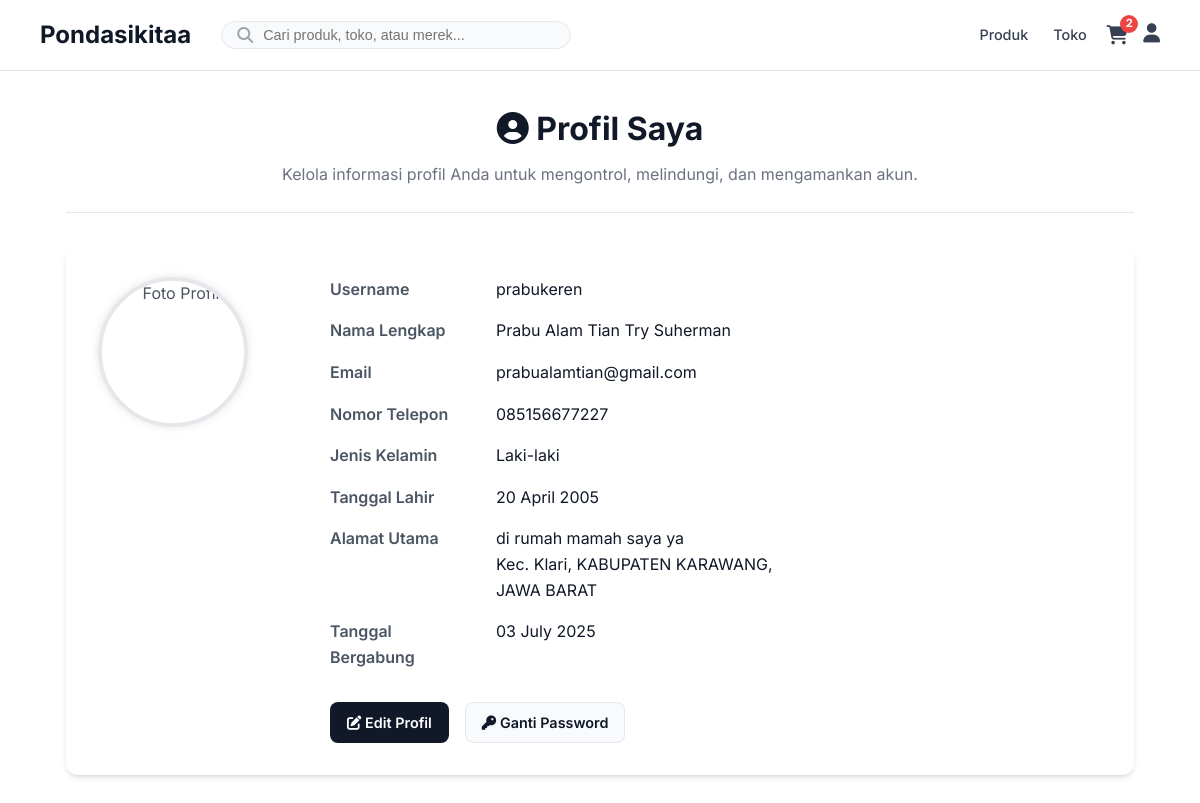
Page /app_customer/pages/profil.php (signed in) on the committed database.
### tables this page shows
CREATE TABLE `tb_user` (
  `id` int(11) NOT NULL,
  `username` varchar(50) NOT NULL,
  `password` varchar(255) DEFAULT NULL,
  `google_id` varchar(255) DEFAULT NULL,
  `nama` varchar(255) NOT NULL,
  `email` varchar(100) NOT NULL,
  `no_telepon` varchar(20) DEFAULT NULL,
  `jenis_kelamin` enum('Laki-laki','Perempuan') DEFAULT NULL,
  `tanggal_lahir` date DEFAULT NULL,
  `alamat` text DEFAULT NULL,
  `profile_picture_url` varchar(255) DEFAULT NULL,
  `level` enum('admin','seller','customer','bot') NOT NULL,
  `is_verified` tinyint(1) NOT NULL DEFAULT 0,
  `is_banned` tinyint(1) NOT NULL DEFAULT 0,
  `created_at` timestamp NOT NULL DEFAULT current_timestamp(),
  `updated_at` timestamp NULL DEFAULT NULL ON UPDATE current_timestamp(),
  `reset_token` varchar(255) DEFAULT NULL,
  `reset_token_expires_at` datetime DEFAULT NULL,
  `is_online` tinyint(1) NOT NULL DEFAULT 0,
  `last_activity` timestamp NULL DEFAULT NULL
);

CREATE TABLE `tb_user_alamat` (
  `id` int(11) NOT NULL,
  `user_id` int(11) NOT NULL,
  `label_alamat` varchar(50) NOT NULL,
  `nama_penerima` varchar(100) NOT NULL,
  `telepon_penerima` varchar(20) NOT NULL,
  `alamat_lengkap` text NOT NULL,
  `province_id` int(10) UNSIGNED DEFAULT NULL,
  `city_id` int(10) UNSIGNED DEFAULT NULL,
  `district_id` int(10) UNSIGNED DEFAULT NULL,
  `kode_pos` varchar(10) DEFAULT NULL,
  `is_utama` tinyint(1) NOT NULL DEFAULT 0
);

CREATE TABLE `districts` (
  `id` int(10) UNSIGNED NOT NULL,
  `city_id` int(10) UNSIGNED NOT NULL,
  `name` varchar(255) NOT NULL
);

CREATE TABLE `cities` (
  `id` int(10) UNSIGNED NOT NULL,
  `province_id` int(10) UNSIGNED NOT NULL,
  `name` varchar(255) NOT NULL
);

CREATE TABLE `provinces` (
  `id` int(10) UNSIGNED NOT NULL,
  `name` varchar(255) NOT NULL
);

### app_customer/pages/profil.php (the view, shortened to what this page needs)
<?php
require_once __DIR__ . '/../../config/koneksi.php';
$user_id = $_SESSION['user']['id'];
$stmt_user = $koneksi->prepare("SELECT * FROM tb_user WHERE id = ?");
$stmt_user->bind_param("i", $user_id);
$stmt_user->execute();
$result_user = $stmt_user->get_result();
$user = $result_user->fetch_assoc();
$alamat_lengkap_formatted = "-";
$stmt_alamat = $koneksi->prepare("
    SELECT
        ua.alamat_lengkap,
        ua.kode_pos,
        d.name AS district_name,
        c.name AS city_name,
        p.name AS province_name
    FROM
        tb_user_alamat ua
    LEFT JOIN
        districts d ON ua.district_id = d.id
    LEFT JOIN
        cities c ON ua.city_id = c.id
    LEFT JOIN
        provinces p ON ua.province_id = p.id
    WHERE
        ua.user_id = ? AND ua.is_utama = 1
");
$stmt_alamat->bind_param("i", $user_id);
$stmt_alamat->execute();
$result_alamat = $stmt_alamat->get_result();
if ($alamat_utama = $result_alamat->fetch_assoc()) {
    $alamat_lengkap_formatted =
        htmlspecialchars($alamat_utama['alamat_lengkap']) . '<br>' .
        'Kec. ' . htmlspecialchars($alamat_utama['district_name'] ?? 'Tidak Diketahui') . ', ' .
        htmlspecialchars($alamat_utama['city_name'] ?? 'Tidak Diketahui') . ',<br>' .
        htmlspecialchars($alamat_utama['province_name'] ?? 'Tidak Diketahui') .
        (!empty($alamat_utama['kode_pos']) ? ', ' . htmlspecialchars($alamat_utama['kode_pos']) : '');
}
?>
<!DOCTYPE html>
<html lang="id">
<head>
    <link rel="stylesheet" href="https://cdnjs.cloudflare.com/ajax/libs/font-awesome/6.5.0/css/all.min.css">
    <link rel="stylesheet" href="/assets/css/theme.css">
    <link rel="stylesheet" href="/assets/css/navbar_style.css">
    <link rel="stylesheet" href="/assets/css/profil_style.css">
</head>
<body>
<?php include __DIR__ . '/partials/navbar.php';  ?>
<div class="profile-container">
    <div class="profile-header">
        <h2><i class="fa-solid fa-user-circle"></i> Profil Saya</h2>
        <p>Kelola informasi profil Anda untuk mengontrol, melindungi, dan mengamankan akun.</p>
    </div>
    <div class="profile-card">
        <div class="profile-picture-section">
            <img src="/assets/uploads/avatars/<?= htmlspecialchars($user['profile_picture_url'] ?? 'default-avatar.png') ?>"
                 alt="Foto Profil"
                 class="profile-picture"
                 onerror="this.onerror=null;this.src='/assets/uploads/avatars/default-avatar.png';">
        </div>
        <div class="profile-details-section">
            <dl class="profile-details-list">
                <dt>Username</dt>
                <dd><?= htmlspecialchars($user['username']) ?></dd>
                <dt>Nama Lengkap</dt>
                <dd><?= htmlspecialchars($user['nama'] ?? '-') ?></dd>
                <dt>Email</dt>
                <dd><?= htmlspecialchars($user['email'] ?? '-') ?></dd>
                <dt>Nomor Telepon</dt>
                <dd><?= htmlspecialchars($user['no_telepon'] ?? '-') ?></dd>
                <dt>Jenis Kelamin</dt>
                <dd><?= htmlspecialchars($user['jenis_kelamin'] ?? '-') ?></dd>
                <dt>Tanggal Lahir</dt>
                <dd><?= !empty($user['tanggal_lahir']) ? date('d F Y', strtotime($user['tanggal_lahir'])) : '-' ?></dd>
                <dt>Alamat Utama</dt>
                <dd><?= $alamat_lengkap_formatted ?></dd>
                <dt>Tanggal Bergabung</dt>
                <dd><?= date('d F Y', strtotime($user['created_at'])) ?></dd>
            </dl>
            <div class="profile-actions">
                <a href="crud_profil/edit_profil.php" class="btn btn-primary"><i class="fa-solid fa-pen-to-square"></i> Edit Profil</a>
                <a href="crud_profil/ganti_password.php" class="btn btn-secondary"><i class="fa-solid fa-key"></i> Ganti Password</a>
            </div>
        </div>
    </div>
</div>
</body>
</html>

### app_customer/pages/partials/navbar.php (shortened to what this page needs)
<?php
require_once __DIR__ . '/../../../config/koneksi.php';
$is_logged_in = isset($_SESSION['user']['logged_in']) && $_SESSION['user']['logged_in'] === true;
$user_level = $is_logged_in ? $_SESSION['user']['level'] : 'guest';
$user_id = $is_logged_in ? $_SESSION['user']['id'] : null;
$total_item_keranjang = 0;
if ($is_logged_in && $user_level !== 'admin' && $user_id !== null) {
    $stmt = $koneksi->prepare("SELECT SUM(jumlah) as total FROM tb_keranjang WHERE user_id = ?");
    if ($stmt) {
        $stmt->bind_param("i", $user_id);
        $stmt->execute();
        $result = $stmt->get_result();
        $data = $result->fetch_assoc();
        $total_item_keranjang = $data['total'] ?? 0;
    }
}
?>
<header class="navbar-fixed">
    <div class="navbar-container">
        <div class="navbar-left">
            <a href="/index.php" class="navbar-logo">
                <h3>Pondasikitaa</h3>
            </a>
            <form action="../search.php" method="GET" class="search-bar">
                <i class="fas fa-search"></i>
                <input type="text" name="query" placeholder="Cari produk, toko, atau merek...">
            </form>
        </div>
        <nav class="navbar-right">
            <ul class="nav-links js-nav-links">
                <li><a href="../pages/produk.php" class="nav-link">Produk</a></li>
                <li><a href="../pages/semua_toko.php" class="nav-link">Toko</a></li>
            </ul>
            <div class="nav-actions">
                <a href="keranjang.php" class="action-btn cart-btn">
                    <i class="fas fa-shopping-cart"></i>
                    <?php if ($total_item_keranjang > 0): ?>
                        <span class="cart-badge"><?= htmlspecialchars($total_item_keranjang) ?></span>
                    <?php endif; ?>
                </a>
                <?php if ($is_logged_in): ?>
                    <div class="dropdown js-dropdown">
                        <button class="action-btn profile-btn">
                            <i class="fas fa-user"></i>
                        </button>
                    </div>
                <?php else:  ?>
                    <a href="/auth/login_customer.php" class="btn btn-secondary">Masuk</a>
                    <a href="/auth/register_customer.php" class="btn btn-primary">Daftar</a>
                <?php endif; ?>
            </div>
        </nav>
    </div>
</header>

### assets/css/theme.css (style rules this page uses)
:root { --primary-color: #1a1a1a; --secondary-color: #4B5563; --background-color: #FFFFFF; --surface-color: #F9FAFB; --border-color: #E5E7EB; --accent-color: #007BFF; --error-color: #EF4444; --font-family: 'Inter', sans-serif; --border-radius: 8px; --box-shadow: 0 4px 6px -1px rgba(0, 0, 0, 0.1), 0 2px 4px -2px rgba(0, 0, 0, 0.1); }
* { box-sizing: border-box; margin: 0; padding: 0; }
body { font-family: var(--font-family); background-color: var(--background-color); color: var(--secondary-color); line-height: 1.6; }
a { text-decoration: none; color: var(--primary-color); transition: color 0.3s ease; }
img { max-width: 100%; height: auto; display: block; }
.btn-primary { background-color: var(--primary-color); color: var(--background-color); padding: 12px 24px; border-radius: var(--border-radius); font-weight: 600; display: inline-block; transition: all 0.3s ease; border: 2px solid transparent; }

### assets/css/navbar_style.css (style rules this page uses)
:root { --navbar-bg: #FFFFFF; --navbar-surface: #F9FAFB; --navbar-border: #E5E7EB; --navbar-text-primary: #111827; --navbar-text-secondary: #374151; --navbar-accent: #4F46E5; --navbar-error: #EF4444; }
.navbar-fixed { background-color: var(--navbar-bg); border-bottom: 1px solid var(--navbar-border); padding: 0 40px; position: sticky; top: 0; z-index: 999; width: 100%; }
.navbar-container { display: flex; justify-content: space-between; align-items: center; height: 70px; max-width: 1400px; margin: 0 auto; }
.navbar-left { display: flex; align-items: center; gap: 30px; }
.navbar-logo h3 { font-size: 1.5rem; font-weight: 700; color: var(--navbar-text-primary); }
a { text-decoration: none; }
.search-bar { display: flex; align-items: center; background-color: var(--navbar-surface); border: 1px solid var(--navbar-border); border-radius: 25px; padding: 5px 15px; width: 350px; }
.search-bar i { color: #9CA3AF; margin-right: 10px; }
.search-bar input { border: none; background: transparent; outline: none; width: 100%; font-size: 0.9rem; }
.navbar-right { display: flex; align-items: center; gap: 20px; }
.nav-links { display: flex; list-style: none; gap: 25px; }
.nav-link { color: var(--navbar-text-secondary); font-weight: 500; font-size: 0.9rem; position: relative; padding: 5px 0; }
.nav-link::after { content: ''; position: absolute; bottom: 0; left: 0; width: 0; height: 2px; background-color: var(--navbar-text-primary); transition: width 0.3s ease; }
.nav-actions { display: flex; align-items: center; gap: 15px; }
.action-btn { background: none; border: none; cursor: pointer; font-size: 1.2rem; color: var(--navbar-text-secondary); position: relative; }
.cart-btn .cart-badge { position: absolute; top: -5px; right: -10px; background-color: var(--navbar-error); color: white; font-size: 0.7rem; font-weight: 700; border-radius: 50%; width: 18px; height: 18px; display: flex; justify-content: center; align-items: center; }
.btn { padding: 8px 16px; border-radius: 8px; font-weight: 600; font-size: 0.9rem; border: 1px solid transparent; }
.btn-secondary { background-color: var(--navbar-surface); color: var(--navbar-text-primary); border-color: var(--navbar-border); }
.btn-primary { background-color: var(--navbar-text-primary); color: var(--navbar-bg); }
.dropdown { position: relative; }

### assets/css/profil_style.css (style rules this page uses)
.profile-container { max-width: 1100px; margin: 2rem auto; padding: 0 1rem; }
.profile-header { margin-bottom: 2rem; text-align: center; border-bottom: 1px solid #e5e7eb; padding-bottom: 1.5rem; }
.profile-header h2 { font-size: 2rem; color: #111827; margin-bottom: 0.5rem; }
.profile-header p { font-size: 1rem; color: #6b7280; }
.profile-card { background-color: #fff; border-radius: 12px; box-shadow: 0 4px 6px -1px rgb(0 0 0 / 0.1), 0 2px 4px -2px rgb(0 0 0 / 0.1); padding: 2rem; display: flex; gap: 2rem; flex-wrap: wrap; }
.profile-picture-section { flex-basis: 200px; text-align: center; }
.profile-picture { width: 150px; height: 150px; border-radius: 50%; object-fit: cover; border: 4px solid #e5e7eb; box-shadow: 0 0 10px rgba(0,0,0,0.1); }
.profile-details-section { flex-grow: 1; flex-basis: 500px; }
.profile-details-list { display: grid; grid-template-columns: 150px 1fr; gap: 1rem; }
.profile-details-list dt { font-weight: 600; color: #4b5563; }
.profile-details-list dd { margin-left: 0; color: #111827; }
.profile-actions { margin-top: 2rem; display: flex; gap: 1rem; }

### rows in the picture
tb_user: username "prabukeren", nama "Prabu Alam Tian Try Suherman", email "prabualamtian@gmail.com", no_telepon "085156677227", jenis_kelamin "Laki-laki", tanggal_lahir "20 April 2005", created_at "03 July 2025"
tb_user_alamat: alamat_lengkap "di rumah mamah saya ya", district.name "Klari", city.name "KABUPATEN KARAWANG", province.name "JAWA BARAT"

### other values in the picture
$total_item_keranjang "2"
